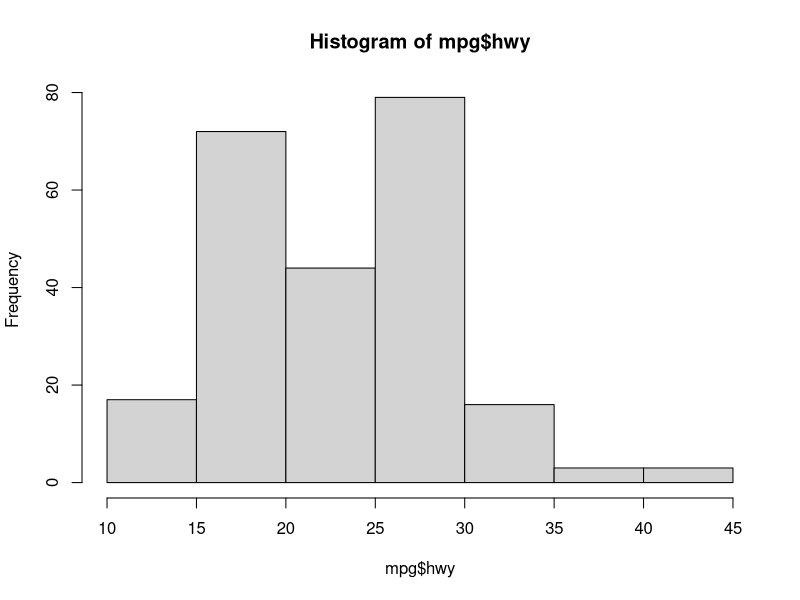

Write R code to recreate this figure.
## ---- chunk 1

#---------- RSTUDIO STARTER V 2.0  --------------#
#                    -Prepared with care by  AM ;D
                
                                                                          
knitr::opts_chunk$set(echo = TRUE, 
                      message = FALSE, 
                      warning = FALSE)      
library(tidyverse)                
library(ggthemes)                    

theme_set(theme_tufte() +                                     
  theme(text=element_text(family="sans")))  

#------------------------------------------------#
## ---- chunk 2
head(mpg)
## ---- chunk 3

#note:  $ choooses variable

hist( mpg$hwy )

